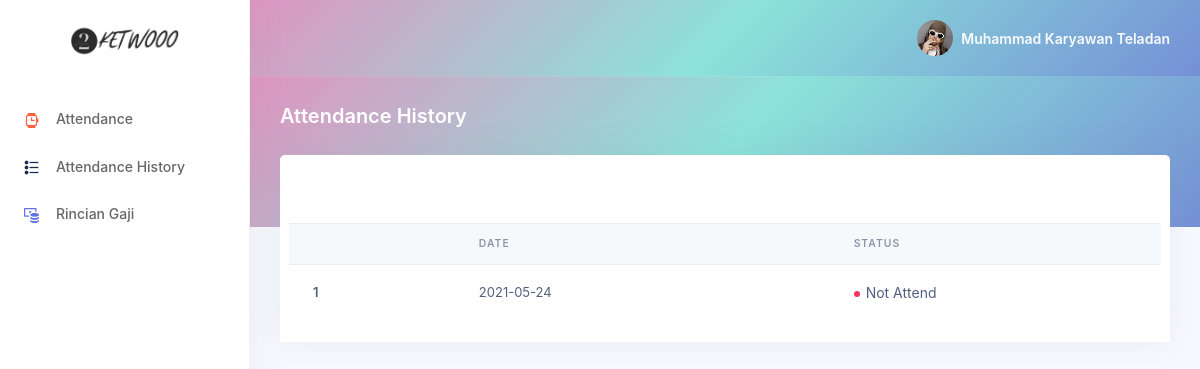
/index.php?page=AttendanceHistory (signed in), run on an earlier commit of the app's database.
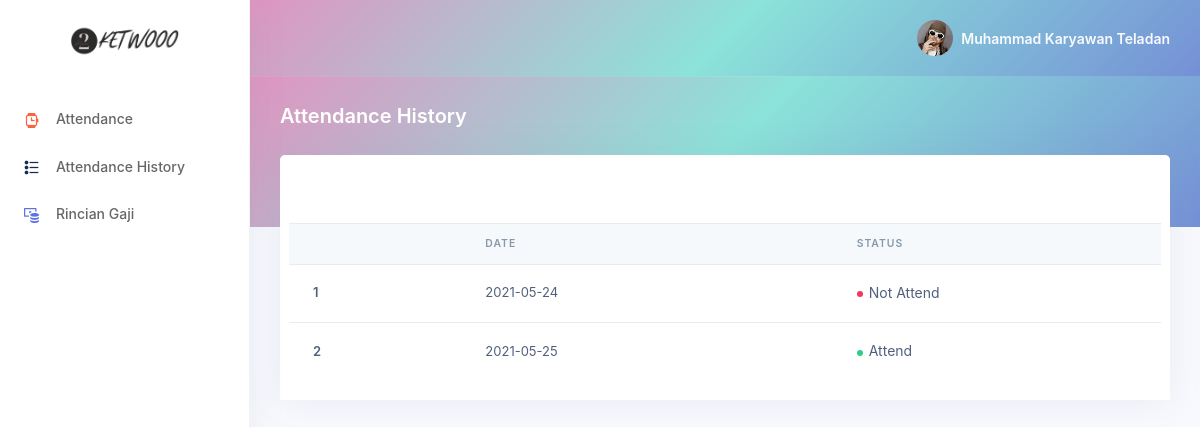
And on a later commit of the database.
### tables this page shows
CREATE TABLE `attendance` (
  `id_attendance` int(16) NOT NULL,
  `id_user` int(16) NOT NULL,
  `attendance_date` varchar(16) DEFAULT NULL,
  `attendance_status` tinyint(1) DEFAULT 0
);

### index.php (the view, shortened to what the changed rows need)
<!DOCTYPE html>
<html>
<head>
    <link rel='stylesheet prefetch' href='http://netdna.bootstrapcdn.com/font-awesome/3.2.1/css/font-awesome.css'>
    <link rel="stylesheet" href="asset/library/vendor/nucleo/css/nucleo.css" type="text/css">
    <link rel="stylesheet" href="asset/library/vendor/@fortawesome/fontawesome-free/css/all.min.css" type="text/css">
    <link rel="stylesheet" href="asset/library/css/argon.css" type="text/css">
    <link rel="stylesheet" href="asset/styles.css">
</head>
<body>
  <div class="main-content" id="panel">
    <?php
    if (!isset($_GET["page"])) {
        if ($_SESSION['level_user'] == 'super_admin'){
            include("overview.php");
        }elseif($_SESSION['level_user'] == 'karyawan'){
            include("attendance.php");
        }
    } else {
        include($_GET["page"] . ".php");
    }
    ?>
  </div>
</body>
</html>

### AttendanceHistory.php (shortened to what the changed rows need)
<?php
  include("system/connection.php");
?>
<div class="container-fluid mt--6">
  <div class="row">
    <div class="col">
      <div class="card">
        <div class="card-header border-0">
          <div class="row">
            <div class="table-responsive">
              <br><br>
                <table class="table align-items-center table-flush">
                  <thead class="thead-light">
                    <tr>
                      <th scope="col"></th>
                      <th scope="col">Date</th>
                      <th scope="col">Status</th>
                    </tr>
                  </thead>
                  <tbody>
                    <?php
                      $iduser = $_SESSION["id_user"];
                      $select = mysqli_query($connection,"SELECT * FROM attendance WHERE id_user = $iduser");
                      $tempnumber = 1;
                      foreach($select as $data){
                    ?>
                    <tr>
                      <th scope="row">
                          <?= $tempnumber ?>
                      </th>
                      <td>
                          <?= $data['attendance_date'] ?>
                      </td>
                      <td>
                        <?php
                        if($data['attendance_status'] == 1){
                          echo '<span class="badge badge-dot mr--4">
                          <i class="bg-success"></i>Attend
                          </span>';
                        }else{
                          echo '<span class="badge badge-dot mr--4">
                          <i class="bg-danger"></i>Not Attend
                          </span>';
                        } ?>
                      </td>
                    </tr>
                    <?php
                      $tempnumber++;
                      }
                    ?>
                  </tbody>
                </table>
              </div>
      </div>
    </div>
  </div>
</div>

What changed in the data, as far as the page shows it:
added attendance: attendance_date "2021-05-25", attendance_status 1 (drawn)
